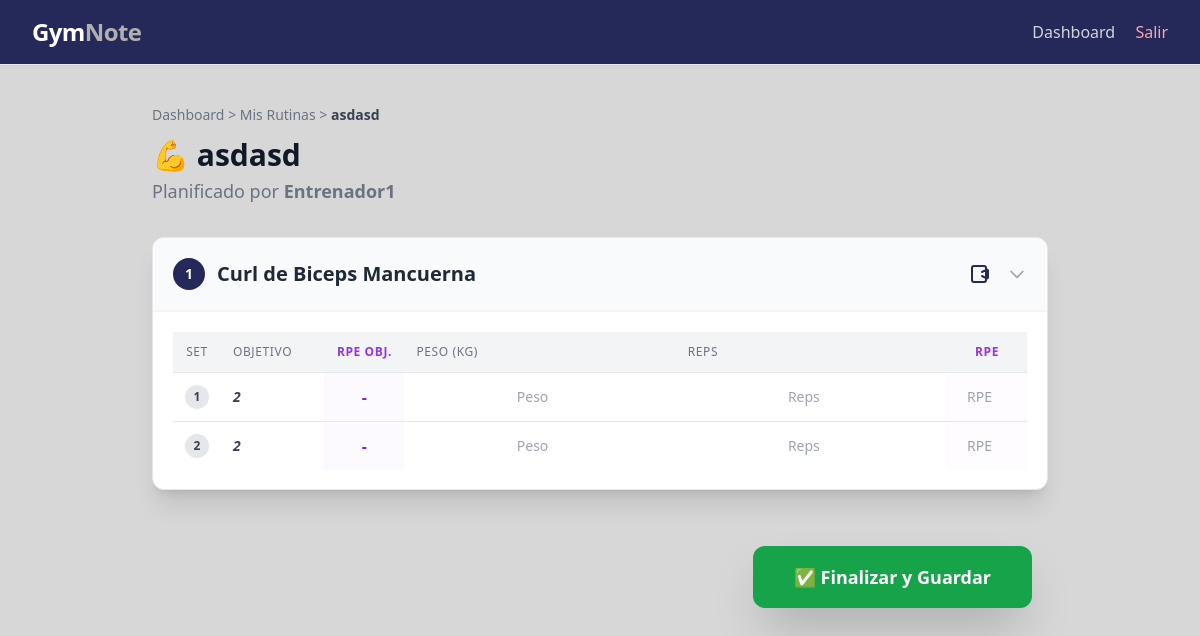
The app's page /rutina/39/ (signed in) with its own data.
### core/models.py (models this page shows, shortened)
class Entrenamiento(models.Model):
    entrenador = models.ForeignKey(
        PerfilUsuario,
        on_delete=models.CASCADE,
        limit_choices_to={'tipo': 'entrenador'},  # Restringe la selección a usuarios con rol de entrenador.
        related_name='entrenamientos_creados'
    )
    atleta = models.ForeignKey(
        PerfilUsuario,
        on_delete=models.CASCADE,
        limit_choices_to={'tipo': 'atleta'},  # Restringe la selección a usuarios con rol de atleta.
        related_name='entrenamientos'
    )
    mesociclo = models.ForeignKey(
        Mesociclo,
        on_delete=models.SET_NULL,
        null=True,
        blank=True,
        related_name='entrenamientos',
        help_text="Bloque al que pertenece este entreno"
    )
    nombre = models.CharField(max_length=150, help_text="Nombre de la sesión (ej: Torso A)")
    notas = models.TextField(blank=True, help_text="Notas o comentarios del entrenamiento")
    semana = models.PositiveIntegerField(
        default=1,
        help_text="Número de semana dentro del mesociclo"
    )
    dia_orden = models.PositiveIntegerField(
        default=1,
        help_text="Orden de la sesión en la semana (1, 2, 3...)"
    )
    created_at = models.DateTimeField(auto_now_add=True)
    updated_at = models.DateTimeField(auto_now=True)
    class Meta:
        verbose_name = "Entrenamiento"
        verbose_name_plural = "Entrenamientos"
        ordering = ["-created_at"]
    nombre = models.CharField(max_length=150, help_text="Nombre del entrenamiento")
    notas = models.TextField(blank=True, help_text="Notas o comentarios del entrenamiento")
    ejercicios = models.ManyToManyField(
        Ejercicio,
        through='DetalleEntrenamiento',
        related_name='entrenamientos'
    )
    created_at = models.DateTimeField(auto_now_add=True)
    updated_at = models.DateTimeField(auto_now=True)
    class Meta:
        verbose_name = "Entrenamiento"
        verbose_name_plural = "Entrenamientos"
        ordering = ["-created_at"]  # Orden descendente por fecha de creación.

class PerfilUsuario(models.Model):
    TIPO_USUARIO = [
        ('entrenador', 'Entrenador'),
        ('atleta', 'Atleta'),
    ]
    user = models.OneToOneField(
        User,
        on_delete=models.CASCADE,
        related_name='perfil'  # Permite acceder al perfil mediante user.perfil
    )
    tipo = models.CharField(max_length=20, choices=TIPO_USUARIO)
    nombre = models.CharField(max_length=100)
    email = models.EmailField(unique=True)
    peso = models.DecimalField(
        max_digits=5,
        decimal_places=2,
        null=True,
        blank=True,
        help_text="Peso en kilogramos (solo atletas)"
    )
    entrenador = models.ForeignKey(
        'self',
        on_delete=models.SET_NULL,
        null=True,
        blank=True,
        related_name='atletas',
        help_text="Entrenador asignado (solo para atletas)"
    )
    class Meta:
        verbose_name = "Perfil de Usuario"
        verbose_name_plural = "Perfiles de Usuarios"
        ordering = ["nombre"]

class DetalleEntrenamiento(models.Model):
    entrenamiento = models.ForeignKey(
        Entrenamiento,
        on_delete=models.CASCADE,
        related_name='detalles'
    )
    ejercicio = models.ForeignKey(
        Ejercicio,
        on_delete=models.CASCADE,
        related_name='detalles'
    )
    orden = models.PositiveIntegerField(
        default=0,
        blank=False,
        null=False,
        db_index=True,
        help_text="Posición del ejercicio en la rutina (1, 2, 3...)"
    )
    peso_recomendado = models.DecimalField(
        max_digits=5,
        decimal_places=2,
        blank=True,
        null=True,
        help_text="Peso recomendado por el entrenador (kg)"
    )
    notas = models.TextField(blank=True, help_text="Notas específicas sobre el ejercicio")
    video_atleta = models.FileField(
        upload_to="videos_atletas/",
        blank=True,
        null=True,
        help_text="Video subido por el atleta ejecutando el ejercicio"
    )
    created_at = models.DateTimeField(auto_now_add=True)
    updated_at = models.DateTimeField(auto_now=True)
    class Meta:
        verbose_name = "Detalle de Entrenamiento"
        verbose_name_plural = "Detalles de Entrenamientos"
        ordering = ["entrenamiento", "orden"]

class Ejercicio(models.Model):
    nombre = models.CharField(max_length=150)
    video = models.URLField(blank=True, null=True)
    created_at = models.DateTimeField(auto_now_add=True)
    uploaded_at = models.DateTimeField(auto_now_add=True)
    class Meta:
        verbose_name = "Ejercicio"
        verbose_name_plural = "Ejercicios"
        ordering = ["nombre"]

class SerieEjercicio(models.Model):
    detalle_entrenamiento = models.ForeignKey(
        DetalleEntrenamiento,
        on_delete=models.CASCADE,
        related_name='series'
    )
    entrenamiento = models.ForeignKey(
        Entrenamiento,
        on_delete=models.CASCADE,
        related_name='series',
        null=True,
        blank=True
    )
    numero_serie = models.PositiveIntegerField(help_text="Número de la serie")
    repeticiones_o_rango = models.CharField(max_length=20, help_text="Ej: '10' o '8-12'")
    rpe_prescrito = models.DecimalField(
        max_digits=3,
        decimal_places=1,
        null=True,
        blank=True,
        help_text="RPE Objetivo (ej: 8, 9)"
    )
    peso_real = models.DecimalField(
        max_digits=5,
        decimal_places=2,
        null=True,
        blank=True,
        verbose_name="Peso levantado (kg)"
    )
    repeticiones_reales = models.PositiveIntegerField(
        null=True,
        blank=True,
        verbose_name="Repeticiones realizadas"
    )
    rpe_real = models.DecimalField(
        max_digits=3,
        decimal_places=1,
        null=True,
        blank=True,
        verbose_name="RPE Real"
    )
    created_at = models.DateTimeField(auto_now_add=True)
    updated_at = models.DateTimeField(auto_now=True)
    class Meta:
        verbose_name = "Serie de Ejercicio"
        verbose_name_plural = "Series de Ejercicios"
        ordering = ["detalle_entrenamiento", "numero_serie"]

### core/views.py (the view, shortened to what this page needs)
# urls.py: path('rutina/<int:pk>/', RutinaEditarRegistroView.as_view(), name='detalle_rutina'),
class RutinaEditarRegistroView(LoginRequiredMixin, UpdateView):
    model = Entrenamiento
    template_name = "core/atleta/detalle_rutina.html"
    fields = []
    def dispatch(self, request, *args, **kwargs):
        entrenamiento = self.get_object()
        perfil = request.user.perfil
        if perfil.tipo != 'atleta' or entrenamiento.atleta != perfil:
            messages.error(request, "Acceso denegado. Solo el atleta asignado puede registrar este entrenamiento.")
            return redirect('dashboard')
        return super().dispatch(request, *args, **kwargs)
    def get_formset(self):
        entrenamiento = self.get_object()
        queryset_series = SerieEjercicio.objects.filter(
            detalle_entrenamiento__entrenamiento=entrenamiento
        ).order_by('detalle_entrenamiento__orden', 'numero_serie')
        if self.request.method == 'POST':
            return SerieRegistroFormSet(
                self.request.POST,
                queryset=queryset_series,
                prefix='series'
            )
        else:
            return SerieRegistroFormSet(
                queryset=queryset_series,
                prefix='series'
            )
    def get_context_data(self, **kwargs):
        context = super().get_context_data(**kwargs)
        entrenamiento = self.get_object()
        context['modo_usuario'] = 'atleta'
        context['entrenamiento'] = entrenamiento
        context['detalles'] = entrenamiento.detalles.order_by('orden').prefetch_related('series')
        context['series_formset'] = self.get_formset()
        return context

### core/templatetags/custom_filters.py (called while the page is built)
@register.filter(name='dict_by_detalle_id')
def dict_by_detalle_id(forms, detalle_id):
    return [
        form
        for form in forms
        if form.instance.detalle_entrenamiento_id == detalle_id
    ]

### templates/core/atleta/detalle_rutina.html (shortened to what this page needs)
{% extends "base.html" %}
{% load custom_filters %}
{% block content %}
<div class="max-w-4xl mx-auto">
    <header class="mb-8">
        <nav class="text-sm mb-3 text-gray-500">
            <a href="{% url 'dashboard' %}" class="hover:text-primary">Dashboard</a> &gt;
            <a href="{% url 'mis_rutinas' %}" class="hover:text-primary">Mis Rutinas</a> &gt;
            <span class="font-semibold text-gray-700">{{ entrenamiento.nombre }}</span>
        </nav>
        <div class="flex items-center justify-between">
            <div>
                <h1 class="text-3xl font-extrabold text-gray-900 mb-1">
                    💪 {{ entrenamiento.nombre }}
                </h1>
                <p class="text-lg text-gray-500">
                    Planificado por <strong>{{ entrenamiento.entrenador.nombre }}</strong>
                </p>
            </div>
        </div>
    </header>
    <form method="post" id="registro-entrenamiento-form">
        <div class="space-y-6">
            {% for detalle in detalles %}
                {% with ejercicios_formset_list=series_formset.forms|dict_by_detalle_id:detalle.pk %}
                <div id="ejercicio-card-{{ detalle.pk }}" class="bg-white shadow-xl rounded-xl overflow-hidden border border-gray-200">
                    <div class="flex items-center justify-between p-5 border-b border-gray-100 cursor-pointer bg-gray-50 hover:bg-gray-100 transition"
                         data-accordion-target="#collapse-{{ detalle.pk }}" aria-expanded="true">
                        <h2 class="text-xl font-bold text-gray-800 flex items-center">
                            <span class="w-8 h-8 flex items-center justify-center bg-primary text-white rounded-full text-sm mr-3 font-semibold">{{ forloop.counter }}</span>
                            {{ detalle.ejercicio.nombre }}
                        </h2>
                        <div class="flex items-center space-x-4">
                            {% if detalle.ejercicio.video %}
                                <a href="{{ detalle.ejercicio.video }}" target="_blank" class="text-primary hover:text-indigo-800 transition" title="Ver Video Demostrativo">
                                    <svg class="w-6 h-6" fill="none" stroke="currentColor" viewBox="0 0 24 24"><path stroke-linecap="round" stroke-linejoin="round" stroke-width="2" d="M15 10l4.553-2.276A1 1 0 0121 8.618v6.764a1 1 0 01-1.447.894L15 14M5 18V6a2 2 0 012-2h10a2 2 0 012 2v12a2 2 0 01-2 2H7a2 2 0 01-2-2z"></path></svg>
                                </a>
                            {% endif %}
                            <svg class="w-5 h-5 text-gray-400 rotate-icon transition-transform duration-300" fill="none" stroke="currentColor" viewBox="0 0 24 24"><path stroke-linecap="round" stroke-linejoin="round" stroke-width="2" d="M19 9l-7 7-7-7"></path></svg>
                        </div>
                    </div>
                    <div id="collapse-{{ detalle.pk }}" class="p-5 border-t border-gray-100 accordion-content">
                        <div class="overflow-x-auto">
                            <table class="min-w-full divide-y divide-gray-200">
                                <thead class="bg-gray-100">
                                    <tr>
                                        <th scope="col" class="px-3 py-3 text-center text-xs font-medium text-gray-500 uppercase tracking-wider w-12">Set</th>
                                        <th scope="col" class="px-3 py-3 text-left text-xs font-medium text-gray-500 uppercase tracking-wider">Objetivo</th>
                                        <th scope="col" class="px-3 py-3 text-center text-xs font-bold text-purple-600 uppercase tracking-wider w-20">RPE Obj.</th>
                                        <th scope="col" class="px-3 py-3 text-left text-xs font-medium text-gray-500 uppercase tracking-wider">Peso (kg)</th>
                                        <th scope="col" class="px-3 py-3 text-left text-xs font-medium text-gray-500 uppercase tracking-wider">Reps</th>
                                        <th scope="col" class="px-3 py-3 text-center text-xs font-bold text-purple-600 uppercase tracking-wider w-20">RPE</th>
                                    </tr>
                                </thead>
                                <tbody class="bg-white divide-y divide-gray-200">
                                    {% for form in ejercicios_formset_list %}
                                        <tr class="hover:bg-indigo-50 transition duration-100">
                                            <td class="px-3 py-3 whitespace-nowrap text-sm font-medium text-gray-900 text-center">
                                                <span class="inline-flex items-center justify-center h-6 w-6 rounded-full bg-gray-200 text-gray-700 font-bold text-xs">
                                                    {{ form.instance.numero_serie }}
                                                </span>
                                            </td>
                                            <td class="px-3 py-3 whitespace-nowrap text-sm text-gray-700 font-semibold italic">
                                                {{ form.instance.repeticiones_o_rango }}
                                            </td>
                                            <td class="px-3 py-3 text-center font-bold text-purple-700 bg-purple-50/50">
                                                {{ form.instance.rpe_prescrito|default:"-" }}
                                            </td>
                                            <td class="p-0 whitespace-nowrap">
                                                {{ form.peso_real }}
                                            </td>
                                            <td class="p-0 whitespace-nowrap">
                                                {{ form.repeticiones_reales }}
                                            </td>
                                            <td class="p-0 whitespace-nowrap bg-purple-50/30">
                                                {{ form.rpe_real }}
                                            </td>
                                        </tr>
                                    {% empty %}
                                        <tr>
                                            <td colspan="6" class="px-3 py-4 text-center text-sm text-gray-500">
                                                No hay series planificadas para este ejercicio.
                                            </td>
                                        </tr>
                                    {% endfor %}
                                </tbody>
                            </table>
                        </div>
                    </div>
                </div>
                {% endwith %}
            {% empty %}
                <div class="p-6 text-center text-gray-600 bg-white rounded-xl shadow-lg border border-gray-200">
                    <p class="text-xl font-semibold">Rutina Vacía 😔</p>
                    <p class="mt-2 text-gray-500">Este entrenamiento no tiene ejercicios asignados. Contacta a tu entrenador.</p>
                </div>
            {% endfor %}
        </div>
        <div class="mt-10 sticky bottom-6 p-4 z-10 flex justify-end">
            <button
                type="submit"
                class="w-full sm:w-auto justify-center inline-flex items-center px-10 py-4 border border-transparent
                       text-lg font-bold rounded-xl shadow-2xl text-white bg-green-600
                       hover:bg-green-700 focus:ring-green-500 focus:outline-none focus:ring-2
                       focus:ring-offset-2 hover:shadow-green-200 hover:-translate-y-1
                       transition-all duration-300">
                ✅ Finalizar y Guardar
            </button>
        </div>
    </form>
</div>
{% endblock content %}

### records on screen
Entrenamiento: nombre "asdasd", entrenador.nombre "Entrenador1"
DetalleEntrenamiento: ejercicio.nombre "Curl de Biceps Mancuerna"
SerieEjercicio: instance.numero_serie "1", instance.repeticiones_o_rango "2", instance.rpe_prescrito "-"
SerieEjercicio: instance.numero_serie "2", instance.repeticiones_o_rango "2", instance.rpe_prescrito "-"
